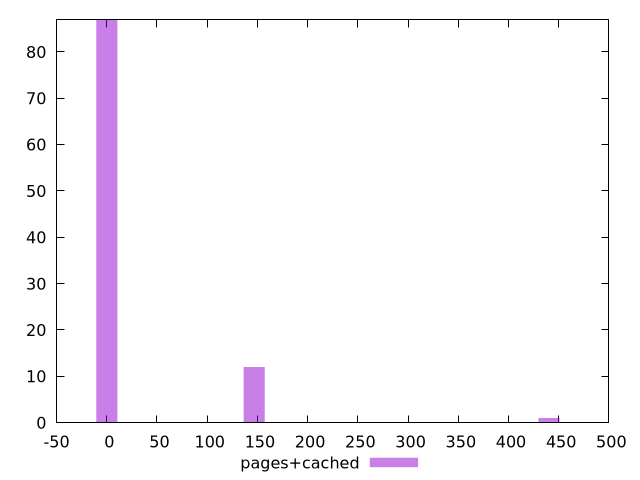

Recreate this plot in gnuplot.
$_pagesCached <<EOF
440.3515761638127 1
146.78385872127092 12
0 87
EOF
set key outside below
set terminal pngcairo
set output "report_00006_2020-11-02T20-21-41.718Z/unminified-css/pages+cached//raw_hist.png"
set yrange [0:87]
set boxwidth 20.969122674467272
set style fill transparent solid 0.5 noborder
plot $_pagesCached title "pages+cached" with boxes ,
